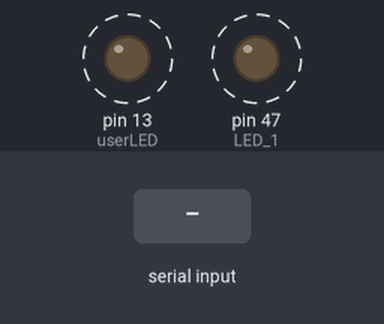
Bench run of a sketch on a simulated Arduino Mega 2560, built with avr-gcc and run on an emulated ATmega2560. On the bench: output pins drawn as LEDs (lit = HIGH). Dashed ring = blinking. Inputs (shaded band) come from the test bench.

Above: at 12.4 s.
12.5 s: "5\n" received over the second serial link
16.0 s: "90,45\n" received over the second serial link
At 16.9 s:
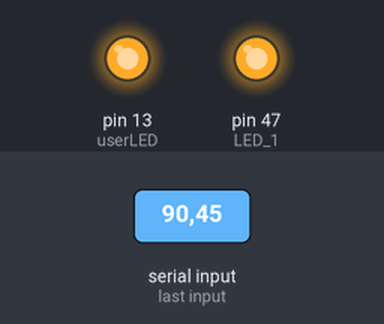
Timing chart, 0 to 19.0 s (numbered marks = the images above; inputs shaded):
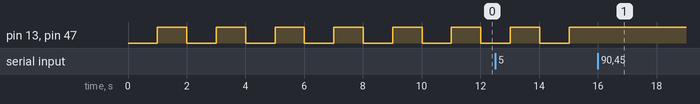

Measured:
- after the input at 16.0 s, pin 13 (userLED), pin 47 (LED_1): stops changing and stays HIGH
- by itself, pin 13 (userLED), pin 47 (LED_1): alternates HIGH for 1.0 s and LOW for 1.0 s

The sketch:

simpleComs.ino
```cpp
const int userLED = 13;
const int LED_1 = 47;

boolean userLED_state = false;
unsigned long userLED_start = millis();
boolean LED_1_state = false;
unsigned long LED_1_start = millis();

// commands are periods in ms
int userLED_command = 1000;
int LED_1_command = 1000;

void setup(){
  Serial.begin(38400);
  Serial1.begin(38400);
  Serial1.println("Tadpole Command, this is Tadpole.");
  pinMode(userLED, OUTPUT);
  pinMode(LED_1, OUTPUT);

}

void loop(){
  if (Serial1.available()>4){
    byte c = 'c';
    while (c!='$'){
      c = Serial1.read();
    }
    userLED_command = Serial1.parseInt();
    LED_1_command = Serial1.parseInt();
  }
  userLED_update();
  LED_1_update();
}

void userLED_update(){
  if (millis()>userLED_start+userLED_command){
    userLED_state = !userLED_state;
    digitalWrite(userLED,userLED_state);
    userLED_start = millis();
  }
}

void LED_1_update(){
  if (millis()>LED_1_start+LED_1_command){
    LED_1_state = !LED_1_state;
    digitalWrite(LED_1,LED_1_state);
    LED_1_start = millis();
  }
}
```
